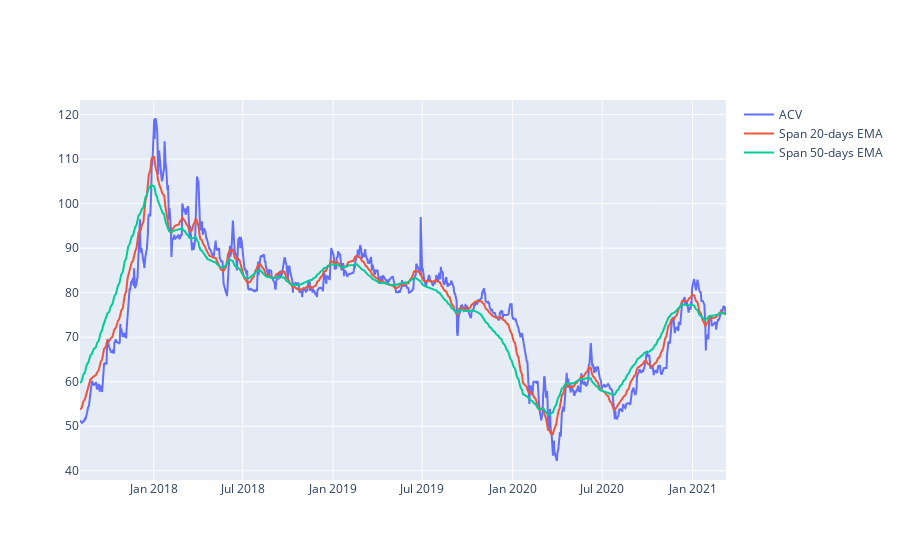

The notebook cell saved with this chart:
### Code cell
#plot linechart for HPG price
short_rolling = df['<Close>'].rolling(window=20).mean()

ema_long = df['<Close>'].ewm(span=50, adjust=False).mean()
ema_short = df['<Close>'].ewm(span=20, adjust=False).mean()
line_price = df['<Close>']
fig = go.Figure()
#px.line(df_hpg, x='datetime', y='<Close>', labels={'x':'Date', 'y':'Price'})

fig.add_trace(go.Scatter(x=df.datetime, y=line_price, 
                        mode='lines', name='ACV'))

fig.add_trace(go.Scatter(x=df.datetime, y=ema_short, 
                        mode='lines', name='Span 20-days EMA'))

fig.add_trace(go.Scatter(x=df.datetime, y=ema_long, 
                        mode='lines', name='Span 50-days EMA'))

### Figure 1 — Plotly figure (JSON) as saved in the notebook; plotly's stock layout.template omitted (floating-point values rounded to 4 significant figures; data arrays with more than 128 entries replaced by an {"elided": "..."} marker saying what was removed)
{"data": [{"mode": "lines", "name": "ACV", "type": "scatter", "x": {"elided": "900 str values"}, "y": {"elided": "900 float values"}}, {"mode": "lines", "name": "Span 20-days EMA", "type": "scatter", "x": {"elided": "900 str values"}, "y": {"elided": "900 float values"}}, {"mode": "lines", "name": "Span 50-days EMA", "type": "scatter", "x": {"elided": "900 str values"}, "y": {"elided": "900 float values"}}], "layout": {}}
